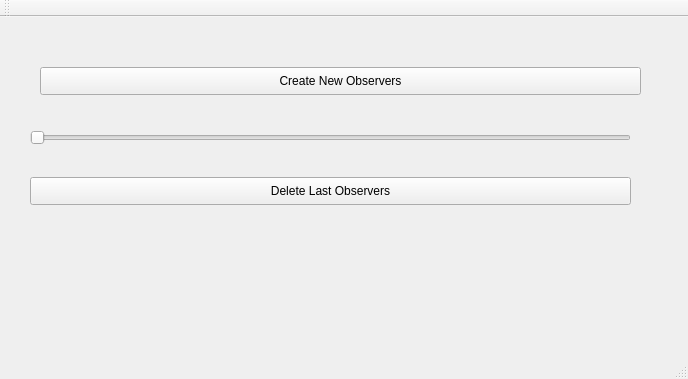
<?xml version="1.0" encoding="UTF-8"?>
<ui version="4.0">
 <class>MainWindow</class>
 <widget class="QMainWindow" name="MainWindow">
  <property name="geometry">
   <rect>
    <x>0</x>
    <y>0</y>
    <width>688</width>
    <height>379</height>
   </rect>
  </property>
  <property name="windowTitle">
   <string>MainWindow</string>
  </property>
  <widget class="QWidget" name="centralWidget">
   <widget class="QPushButton" name="CreateButton">
    <property name="geometry">
     <rect>
      <x>40</x>
      <y>50</y>
      <width>601</width>
      <height>28</height>
     </rect>
    </property>
    <property name="text">
     <string>Create New Observers</string>
    </property>
   </widget>
   <widget class="QSlider" name="horizontalSlider">
    <property name="geometry">
     <rect>
      <x>30</x>
      <y>110</y>
      <width>601</width>
      <height>22</height>
     </rect>
    </property>
    <property name="orientation">
     <enum>Qt::Horizontal</enum>
    </property>
   </widget>
   <widget class="QPushButton" name="DeleteButton">
    <property name="geometry">
     <rect>
      <x>30</x>
      <y>160</y>
      <width>601</width>
      <height>28</height>
     </rect>
    </property>
    <property name="text">
     <string>Delete Last Observers</string>
    </property>
   </widget>
  </widget>
  <widget class="QMenuBar" name="menuBar">
   <property name="geometry">
    <rect>
     <x>0</x>
     <y>0</y>
     <width>688</width>
     <height>26</height>
    </rect>
   </property>
  </widget>
  <widget class="QToolBar" name="mainToolBar">
   <attribute name="toolBarArea">
    <enum>TopToolBarArea</enum>
   </attribute>
   <attribute name="toolBarBreak">
    <bool>false</bool>
   </attribute>
  </widget>
  <widget class="QStatusBar" name="statusBar"/>
 </widget>
 <layoutdefault spacing="6" margin="11"/>
 <resources/>
 <connections/>
</ui>
